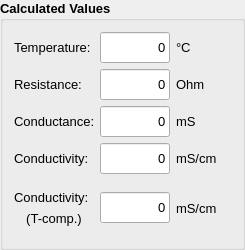
        <widget class="QGroupBox" name="calculatedValues">
         <property name="font">
          <font>
           <pointsize>10</pointsize>
           <weight>75</weight>
           <bold>true</bold>
          </font>
         </property>
         <property name="title">
          <string>Calculated Values</string>
         </property>
         <layout class="QGridLayout" name="gridLayout_5">
          <item row="1" column="0">
           <widget class="QLabel" name="label_7">
            <property name="minimumSize">
             <size>
              <width>80</width>
              <height>31</height>
             </size>
            </property>
            <property name="maximumSize">
             <size>
              <width>80</width>
              <height>31</height>
             </size>
            </property>
            <property name="font">
             <font>
              <pointsize>10</pointsize>
              <weight>50</weight>
              <italic>false</italic>
              <bold>false</bold>
              <stylestrategy>PreferAntialias</stylestrategy>
             </font>
            </property>
            <property name="text">
             <string>Resistance:</string>
            </property>
           </widget>
          </item>
          <item row="3" column="2">
           <widget class="QLabel" name="label_9">
            <property name="minimumSize">
             <size>
              <width>55</width>
              <height>0</height>
             </size>
            </property>
            <property name="maximumSize">
             <size>
              <width>50</width>
              <height>16777215</height>
             </size>
            </property>
            <property name="font">
             <font>
              <pointsize>10</pointsize>
              <weight>50</weight>
              <italic>false</italic>
              <bold>false</bold>
              <stylestrategy>PreferAntialias</stylestrategy>
             </font>
            </property>
            <property name="text">
             <string>mS/cm</string>
            </property>
           </widget>
          </item>
          <item row="1" column="1">
           <widget class="QLineEdit" name="nr_resistance">
            <property name="sizePolicy">
             <sizepolicy hsizetype="Fixed" vsizetype="Fixed">
              <horstretch>0</horstretch>
              <verstretch>0</verstretch>
             </sizepolicy>
            </property>
            <property name="minimumSize">
             <size>
              <width>70</width>
              <height>31</height>
             </size>
            </property>
            <property name="maximumSize">
             <size>
              <width>70</width>
              <height>31</height>
             </size>
            </property>
            <property name="font">
             <font>
              <pointsize>10</pointsize>
              <weight>50</weight>
              <italic>false</italic>
              <bold>false</bold>
             </font>
            </property>
            <property name="text">
             <string>0</string>
            </property>
            <property name="alignment">
             <set>Qt::AlignRight|Qt::AlignTrailing|Qt::AlignVCenter</set>
            </property>
            <property name="readOnly">
             <bool>true</bool>
            </property>
           </widget>
          </item>
          <item row="3" column="1">
           <widget class="QLineEdit" name="nr_conductivity">
            <property name="sizePolicy">
             <sizepolicy hsizetype="Fixed" vsizetype="Fixed">
              <horstretch>0</horstretch>
              <verstretch>0</verstretch>
             </sizepolicy>
            </property>
            <property name="minimumSize">
             <size>
              <width>70</width>
              <height>31</height>
             </size>
            </property>
            <property name="maximumSize">
             <size>
              <width>70</width>
              <height>31</height>
             </size>
            </property>
            <property name="font">
             <font>
              <pointsize>10</pointsize>
              <weight>50</weight>
              <italic>false</italic>
              <bold>false</bold>
             </font>
            </property>
            <property name="text">
             <string>0</string>
            </property>
            <property name="alignment">
             <set>Qt::AlignRight|Qt::AlignTrailing|Qt::AlignVCenter</set>
            </property>
            <property name="readOnly">
             <bool>true</bool>
            </property>
           </widget>
          </item>
          <item row="1" column="2">
           <widget class="QLabel" name="label_8">
            <property name="minimumSize">
             <size>
              <width>55</width>
              <height>0</height>
             </size>
            </property>
            <property name="maximumSize">
             <size>
              <width>55</width>
              <height>16777215</height>
             </size>
            </property>
            <property name="font">
             <font>
              <pointsize>10</pointsize>
              <weight>50</weight>
              <italic>false</italic>
              <bold>false</bold>
              <stylestrategy>PreferAntialias</stylestrategy>
             </font>
            </property>
            <property name="text">
             <string>Ohm</string>
            </property>
           </widget>
          </item>
          <item row="4" column="2">
           <widget class="QLabel" name="label_10">
            <property name="minimumSize">
             <size>
              <width>55</width>
              <height>0</height>
             </size>
            </property>
            <property name="maximumSize">
             <size>
              <width>55</width>
              <height>16777215</height>
             </size>
            </property>
            <property name="font">
             <font>
              <pointsize>10</pointsize>
              <weight>50</weight>
              <italic>false</italic>
              <bold>false</bold>
              <stylestrategy>PreferAntialias</stylestrategy>
             </font>
            </property>
            <property name="text">
             <string>mS/cm</string>
            </property>
           </widget>
          </item>
          <item row="2" column="1">
           <widget class="QLineEdit" name="nr_conductance">
            <property name="sizePolicy">
             <sizepolicy hsizetype="Fixed" vsizetype="Fixed">
              <horstretch>0</horstretch>
              <verstretch>0</verstretch>
             </sizepolicy>
            </property>
            <property name="minimumSize">
             <size>
              <width>70</width>
              <height>31</height>
             </size>
            </property>
            <property name="maximumSize">
             <size>
              <width>70</width>
              <height>31</height>
             </size>
            </property>
            <property name="font">
             <font>
              <pointsize>10</pointsize>
              <weight>50</weight>
              <italic>false</italic>
              <bold>false</bold>
              <stylestrategy>PreferAntialias</stylestrategy>
             </font>
            </property>
            <property name="contextMenuPolicy">
             <enum>Qt::PreventContextMenu</enum>
            </property>
            <property name="text">
             <string>0</string>
            </property>
            <property name="alignment">
             <set>Qt::AlignRight|Qt::AlignTrailing|Qt::AlignVCenter</set>
            </property>
            <property name="readOnly">
             <bool>true</bool>
            </property>
           </widget>
          </item>
          <item row="2" column="2">
           <widget class="QLabel" name="label_6">
            <property name="minimumSize">
             <size>
              <width>55</width>
              <height>0</height>
             </size>
            </property>
            <property name="maximumSize">
             <size>
              <width>55</width>
              <height>16777215</height>
             </size>
            </property>
            <property name="font">
             <font>
              <pointsize>10</pointsize>
              <weight>50</weight>
              <italic>false</italic>
              <bold>false</bold>
              <stylestrategy>PreferAntialias</stylestrategy>
             </font>
            </property>
            <property name="text">
             <string>mS</string>
            </property>
           </widget>
          </item>
          <item row="2" column="0">
           <widget class="QLabel" name="label_3">
            <property name="minimumSize">
             <size>
              <width>80</width>
              <height>31</height>
             </size>
            </property>
            <property name="maximumSize">
             <size>
              <width>80</width>
              <height>31</height>
             </size>
            </property>
            <property name="font">
             <font>
              <pointsize>10</pointsize>
              <weight>50</weight>
              <italic>false</italic>
              <bold>false</bold>
              <stylestrategy>PreferAntialias</stylestrategy>
             </font>
            </property>
            <property name="text">
             <string>Conductance:</string>
            </property>
           </widget>
          </item>
          <item row="3" column="0">
           <widget class="QLabel" name="label_4">
            <property name="minimumSize">
             <size>
              <width>80</width>
              <height>31</height>
             </size>
            </property>
            <property name="maximumSize">
             <size>
              <width>80</width>
              <height>31</height>
             </size>
            </property>
            <property name="font">
             <font>
              <pointsize>10</pointsize>
              <weight>50</weight>
              <italic>false</italic>
              <bold>false</bold>
              <stylestrategy>PreferAntialias</stylestrategy>
             </font>
            </property>
            <property name="text">
             <string>Conductivity:</string>
            </property>
           </widget>
          </item>
          <item row="4" column="1">
           <widget class="QLineEdit" name="nr_conductivityCompensated">
            <property name="sizePolicy">
             <sizepolicy hsizetype="Fixed" vsizetype="Fixed">
              <horstretch>0</horstretch>
              <verstretch>0</verstretch>
             </sizepolicy>
            </property>
            <property name="minimumSize">
             <size>
              <width>70</width>
              <height>31</height>
             </size>
            </property>
            <property name="maximumSize">
             <size>
              <width>70</width>
              <height>31</height>
             </size>
            </property>
            <property name="font">
             <font>
              <pointsize>10</pointsize>
              <weight>50</weight>
              <italic>false</italic>
              <bold>false</bold>
             </font>
            </property>
            <property name="text">
             <string>0</string>
            </property>
            <property name="alignment">
             <set>Qt::AlignRight|Qt::AlignTrailing|Qt::AlignVCenter</set>
            </property>
            <property name="readOnly">
             <bool>true</bool>
            </property>
           </widget>
          </item>
          <item row="4" column="0">
           <layout class="QVBoxLayout" name="verticalLayout_2">
            <item>
             <widget class="QLabel" name="label_5">
              <property name="enabled">
               <bool>true</bool>
              </property>
              <property name="minimumSize">
               <size>
                <width>80</width>
                <height>25</height>
               </size>
              </property>
              <property name="maximumSize">
               <size>
                <width>80</width>
                <height>31</height>
               </size>
              </property>
              <property name="font">
               <font>
                <pointsize>10</pointsize>
                <weight>50</weight>
                <italic>false</italic>
                <bold>false</bold>
                <stylestrategy>PreferAntialias</stylestrategy>
               </font>
              </property>
              <property name="text">
               <string>Conductivity:</string>
              </property>
              <property name="alignment">
               <set>Qt::AlignBottom|Qt::AlignLeading|Qt::AlignLeft</set>
              </property>
              <property name="wordWrap">
               <bool>false</bool>
              </property>
             </widget>
            </item>
            <item>
             <widget class="QLabel" name="label_16">
              <property name="minimumSize">
               <size>
                <width>80</width>
                <height>25</height>
               </size>
              </property>
              <property name="maximumSize">
               <size>
                <width>80</width>
                <height>31</height>
               </size>
              </property>
              <property name="font">
               <font>
                <pointsize>10</pointsize>
                <weight>50</weight>
                <italic>false</italic>
                <bold>false</bold>
                <stylestrategy>PreferAntialias</stylestrategy>
               </font>
              </property>
              <property name="autoFillBackground">
               <bool>false</bool>
              </property>
              <property name="frameShape">
               <enum>QFrame::NoFrame</enum>
              </property>
              <property name="text">
               <string>(T-comp.)</string>
              </property>
              <property name="textFormat">
               <enum>Qt::PlainText</enum>
              </property>
              <property name="scaledContents">
               <bool>false</bool>
              </property>
              <property name="alignment">
               <set>Qt::AlignHCenter|Qt::AlignTop</set>
              </property>
             </widget>
            </item>
           </layout>
          </item>
          <item row="0" column="1">
           <widget class="QLineEdit" name="nr_temperature">
            <property name="sizePolicy">
             <sizepolicy hsizetype="Fixed" vsizetype="Fixed">
              <horstretch>0</horstretch>
              <verstretch>0</verstretch>
             </sizepolicy>
            </property>
            <property name="minimumSize">
             <size>
              <width>70</width>
              <height>31</height>
             </size>
            </property>
            <property name="maximumSize">
             <size>
              <width>70</width>
              <height>31</height>
             </size>
            </property>
            <property name="font">
             <font>
              <pointsize>10</pointsize>
              <weight>50</weight>
              <bold>false</bold>
             </font>
            </property>
            <property name="contextMenuPolicy">
             <enum>Qt::NoContextMenu</enum>
            </property>
            <property name="text">
             <string>0</string>
            </property>
            <property name="alignment">
             <set>Qt::AlignRight|Qt::AlignTrailing|Qt::AlignVCenter</set>
            </property>
            <property name="readOnly">
             <bool>true</bool>
            </property>
           </widget>
          </item>
          <item row="0" column="0">
           <widget class="QLabel" name="label_35">
            <property name="minimumSize">
             <size>
              <width>80</width>
              <height>31</height>
             </size>
            </property>
            <property name="maximumSize">
             <size>
              <width>80</width>
              <height>31</height>
             </size>
            </property>
            <property name="font">
             <font>
              <pointsize>10</pointsize>
              <weight>50</weight>
              <italic>false</italic>
              <bold>false</bold>
              <stylestrategy>PreferAntialias</stylestrategy>
             </font>
            </property>
            <property name="text">
             <string>Temperature:</string>
            </property>
           </widget>
          </item>
          <item row="0" column="2">
           <widget class="QLabel" name="label_36">
            <property name="minimumSize">
             <size>
              <width>55</width>
              <height>0</height>
             </size>
            </property>
            <property name="maximumSize">
             <size>
              <width>55</width>
              <height>16777215</height>
             </size>
            </property>
            <property name="font">
             <font>
              <pointsize>10</pointsize>
              <weight>50</weight>
              <italic>false</italic>
              <bold>false</bold>
              <stylestrategy>PreferAntialias</stylestrategy>
             </font>
            </property>
            <property name="text">
             <string>°C</string>
            </property>
           </widget>
          </item>
         </layout>
        </widget>
